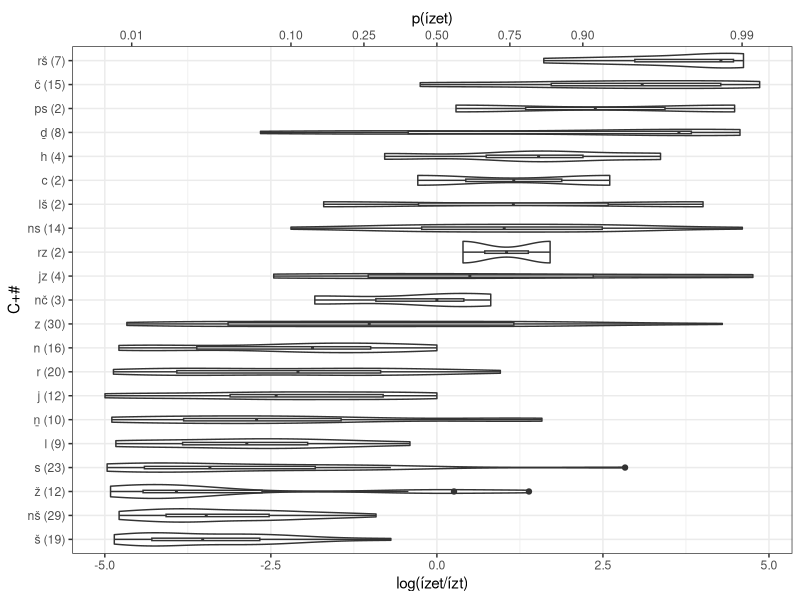
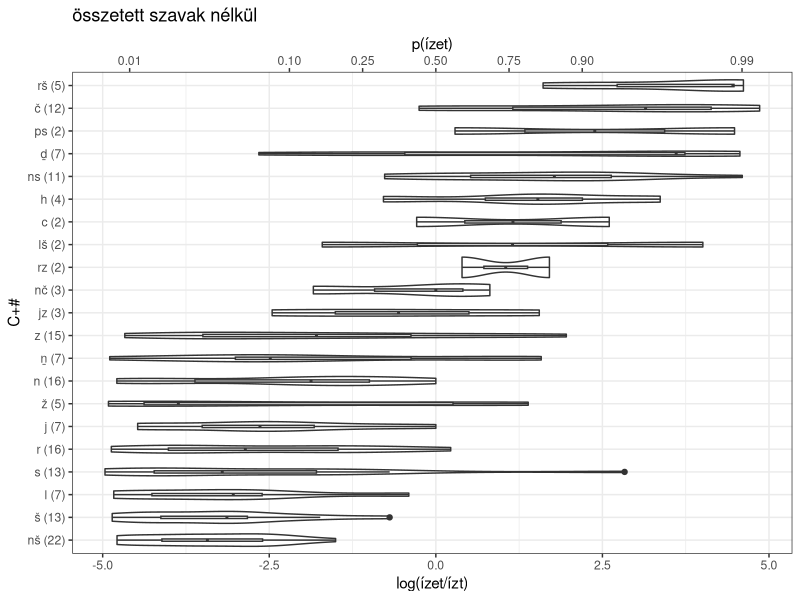
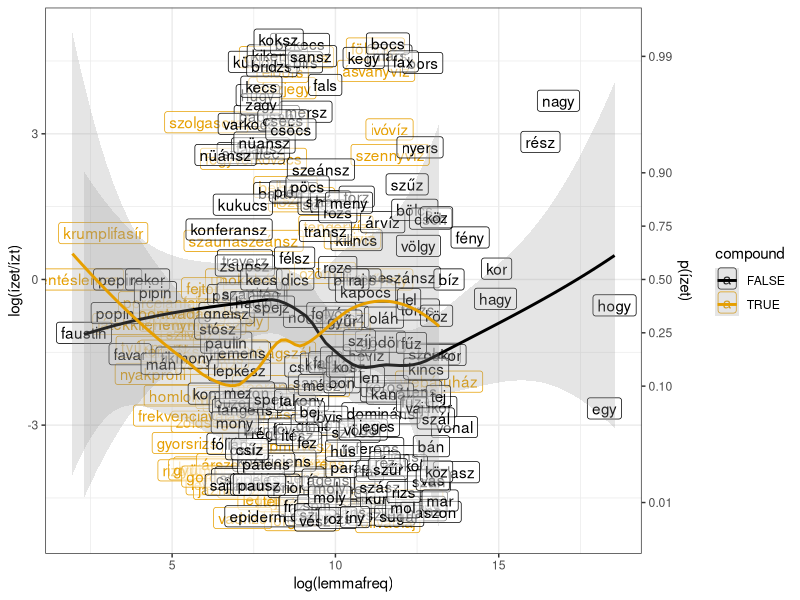

Write R code to recreate these figures, in order.
# -- head -- #

setwd('~/Github/RaczRebrus2025/')

library(tidyverse)
library(patchwork)
library(ggthemes)
library(glue)

# -- read -- #

d = read_tsv('lv_nlv_pairs_acc.tsv')

# -- plot -- #

coda_odds = d |> 
  summarise(
    coda_log_odds = mean(lv_log_odds), 
    coda_n = n(),
    .by = coda
    )

d |>
  left_join(coda_odds) |> 
  filter(coda_n > 1) |> 
  mutate(
    coda2 = glue('{coda} ({coda_n})'),
    coda2 = fct_reorder(coda2, coda_log_odds)
    ) |> 
  ggplot(aes(lv_log_odds,coda2)) +
  geom_violin() +
  geom_boxplot(width = .1) +
  theme_bw() +
  ylab('C+#') +
  xlab('log(ízet/ízt)') +
  scale_x_continuous(sec.axis = sec_axis('p(ízet)', transform = ~ plogis(.), breaks = c(.01,.1,.25,.5,.75,.9,.99)))


coda_odds2 = d |> 
  filter(!compound) |> 
  summarise(
    coda_log_odds = mean(lv_log_odds), 
    coda_n = n(),
    .by = coda
  )

d |>
  filter(!compound) |> 
  left_join(coda_odds2) |> 
  filter(coda_n > 1) |> 
  mutate(
    coda2 = glue('{coda} ({coda_n})'),
    coda2 = fct_reorder(coda2, coda_log_odds)
  ) |> 
  ggplot(aes(lv_log_odds,coda2)) +
  geom_violin() +
  geom_boxplot(width = .1) +
  theme_bw() +
  ylab('C+#') +
  xlab('log(ízet/ízt)') +
  scale_x_continuous(sec.axis = sec_axis('p(ízet)', transform = ~ plogis(.), breaks = c(.01,.1,.25,.5,.75,.9,.99))) +
  ggtitle('összetett szavak nélkül')

d |> 
  ggplot(aes(log_lemma_freq,lv_log_odds,colour = compound, label = lemma)) +
  geom_label(alpha = .5) +
  geom_smooth(alpha = .25) +
  theme_bw() +
  scale_colour_colorblind() +
  xlab('log(lemmafreq)') +
  scale_y_continuous(name = 'log(ízet/ízt)', sec.axis = sec_axis('p(ízet)', transform = ~ plogis(.), breaks = c(.01,.1,.25,.5,.75,.9,.99)))
